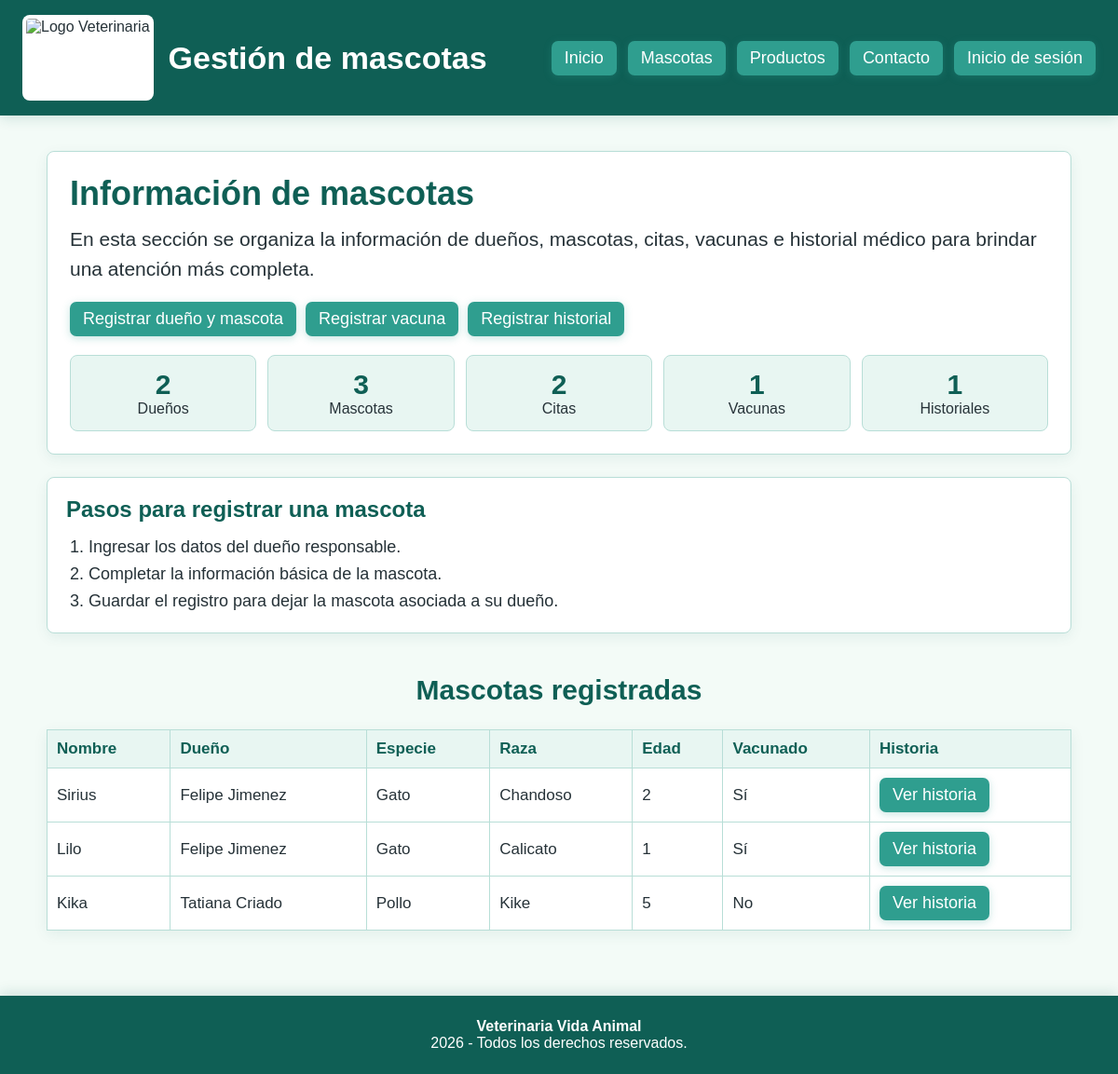
/pets/, run on the app's committed database.
### Aplicaciones/pets/models.py (models this page shows, shortened)
class Mascota(models.Model):
    dueño = models.ForeignKey(Dueño, on_delete=models.CASCADE, related_name='mascotas')
    nombre = models.CharField(max_length=100)
    especie = models.CharField(max_length=50)
    raza = models.CharField(max_length=50)
    edad = models.PositiveIntegerField()
    fecha_nacimiento = models.DateField(blank=True, null=True)
    peso = models.DecimalField(max_digits=5, decimal_places=2, blank=True, null=True)
    vacunado = models.BooleanField(default=False)

class Dueño(models.Model):
    nombre = models.CharField(max_length=100)
    telefono = models.CharField(max_length=20)
    direccion = models.CharField(max_length=200, blank=True, null=True)
    email = models.EmailField(blank=True, null=True)

### Aplicaciones/pets/views.py (the view)
# urls.py: path('', views.home_pets),
def home_pets(request):
    data = {
        'titlePage': 'Mascotas',
        'titulo': 'Gestión de mascotas',
        'total_duenos': models.Dueño.objects.count(),
        'total_mascotas': models.Mascota.objects.count(),
        'total_citas': veterinary_models.Cita.objects.count(),
        'total_vacunas': models.Vacuna.objects.count(),
        'total_historiales': models.HistorialMedico.objects.count(),
        'mascotas': models.Mascota.objects.select_related('dueño').all().order_by('-id')[:10],
    }
    return render(request, 'pets-home.html', data)

### Aplicaciones/pets/templates/pets-home.html (shortened to what this page needs)
<!DOCTYPE html>
<html lang="es">
<head>
</head>
<body>
    <header>
        <div class="header-content">
            <div class="brand">
                <img src="https://static.vecteezy.com/system/resources/thumbnails/006/470/430/small/modern-animal-pet-logo-template-free-vector.jpg" alt="Logo Veterinaria">
                <h1>{{ titulo }}</h1>
            </div>
            <nav>
                <a href="/"><button>Inicio</button></a>
                <a href="/pets/"><button>Mascotas</button></a>
                <a href="/inventario/"><button>Productos</button></a>
                <a href="/contacto/"><button>Contacto</button></a>
                <a href="/login/"><button>Inicio de sesión</button></a>
            </nav>
        </div>
    </header>
    <main>
        <section class="page-head">
            <h2>Información de mascotas</h2>
            <p>
                En esta sección se organiza la información de dueños, mascotas, citas, vacunas e historial médico para brindar una atención más completa.
            </p>
            <div class="actions">
                <a href="/pets/mascotas/crear/"><button>Registrar dueño y mascota</button></a>
                <a href="/pets/vacunas/crear/"><button>Registrar vacuna</button></a>
                <a href="/pets/historiales/crear/"><button>Registrar historial</button></a>
            </div>
            <div class="summary">
                <div class="summary-item">
                    <strong>{{ total_duenos }}</strong>
                    <span>Dueños</span>
                </div>
                <div class="summary-item">
                    <strong>{{ total_mascotas }}</strong>
                    <span>Mascotas</span>
                </div>
                <div class="summary-item">
                    <strong>{{ total_citas }}</strong>
                    <span>Citas</span>
                </div>
                <div class="summary-item">
                    <strong>{{ total_vacunas }}</strong>
                    <span>Vacunas</span>
                </div>
                <div class="summary-item">
                    <strong>{{ total_historiales }}</strong>
                    <span>Historiales</span>
                </div>
            </div>
        </section>
        <section class="workflow">
            <h3>Pasos para registrar una mascota</h3>
            <ol>
                <li>Ingresar los datos del dueño responsable.</li>
                <li>Completar la información básica de la mascota.</li>
                <li>Guardar el registro para dejar la mascota asociada a su dueño.</li>
            </ol>
        </section>
        <h2 class="section-title">Mascotas registradas</h2>
        {% if mascotas %}
            <table>
                <tr>
                    <th>Nombre</th>
                    <th>Dueño</th>
                    <th>Especie</th>
                    <th>Raza</th>
                    <th>Edad</th>
                    <th>Vacunado</th>
                    <th>Historia</th>
                </tr>
                {% for mascota in mascotas %}
                <tr>
                    <td>{{ mascota.nombre }}</td>
                    <td>{{ mascota.dueño.nombre }}</td>
                    <td>{{ mascota.especie }}</td>
                    <td>{{ mascota.raza }}</td>
                    <td>{{ mascota.edad }}</td>
                    <td>
                        {% if mascota.vacunado %}
                            Sí
                        {% else %}
                            No
                        {% endif %}
                    </td>
                    <td>
                        <a href="/pets/mascotas/{{ mascota.id }}/historia/"><button>Ver historia</button></a>
                    </td>
                </tr>
                {% endfor %}
            </table>
        {% else %}
            <section class="workflow">
                <h3>No hay mascotas registradas</h3>
                <p>Registra primero un dueño y luego crea la mascota asociada.</p>
            </section>
        {% endif %}
    </main>
    <footer>
        <strong>Veterinaria Vida Animal</strong>
        <div>2026 - Todos los derechos reservados.</div>
    </footer>
</body>
</html>

### Aplicaciones/pets/templates/pets-home.html (style rules this page uses)
body { margin: 0; font-family: Arial, sans-serif; background-color: #f3fbf7; color: #263238; text-align: center; }
header { background: #0f5f55; padding: 1rem 0; box-shadow: 0 2px 14px rgba(15,95,85,0.18); }
.header-content { max-width: 1200px; margin: 0 auto; display: flex; align-items: center; justify-content: space-between; padding: 0 24px; }
.brand { display: flex; align-items: center; gap: 16px; }
.brand img { height: 84px; border-radius: 8px; background-color: #ffffff; padding: 4px; }
h1 { margin: 0; font-size: 34px; color: #ffffff; }
nav { display: flex; gap: 12px; flex-wrap: wrap; justify-content: center; }
a { text-decoration: none; }
button { padding: 8px 14px; border-radius: 7px; border: none; background-color: #2f9e8f; color: white; font-size: 18px; cursor: pointer; box-shadow: 0 2px 8px rgba(47,158,143,0.28); }
main { max-width: 1100px; margin: 0 auto; padding: 38px 24px; }
.page-head { text-align: left; background: #ffffff; border: 1px solid #b8ded7; border-radius: 8px; padding: 24px; box-shadow: 0 4px 14px rgba(15,95,85,0.08); }
.page-head h2 { font-size: 36px; margin: 0 0 12px; color: #0f5f55; }
.page-head p { font-size: 21px; line-height: 1.5; margin: 0 0 18px; }
.summary { display: grid; grid-template-columns: repeat(5, 1fr); gap: 12px; margin-top: 20px; }
.summary-item { background: #e8f6f2; border: 1px solid #b8ded7; border-radius: 8px; padding: 14px; text-align: center; }
.summary-item strong { display: block; font-size: 30px; color: #0f5f55; }
.summary-item span { font-size: 16px; }
.actions { display: flex; gap: 10px; flex-wrap: wrap; margin-top: 20px; }
.section-title { margin-top: 44px; font-size: 30px; color: #0f5f55; }
.workflow { margin-top: 24px; background: #ffffff; border: 1px solid #b8ded7; border-radius: 8px; padding: 20px; text-align: left; box-shadow: 0 4px 14px rgba(15,95,85,0.08); }
.workflow h3 { margin: 0 0 12px; color: #0f5f55; font-size: 24px; }
.workflow ol { margin: 0; padding-left: 24px; font-size: 18px; line-height: 1.6; }
table { width: 100%; border-collapse: collapse; margin-top: 18px; background: #ffffff; box-shadow: 0 4px 14px rgba(15,95,85,0.08); }
th, td { border: 1px solid #b8ded7; padding: 10px; font-size: 17px; text-align: left; }
th { background: #e8f6f2; color: #0f5f55; }
footer { background: #0f5f55; color: #ffffff; padding: 1.5rem 0; margin-top: 2rem; box-shadow: 0 -2px 14px rgba(15,95,85,0.18); font-size: 16px; }

### data on the page
Mascota: nombre "Sirius", dueño.nombre "Felipe Jimenez", especie "Gato", raza "Chandoso", edad "2", vacunado "Sí"
Mascota: nombre "Lilo", dueño.nombre "Felipe Jimenez", especie "Gato", raza "Calicato", edad "1", vacunado "Sí"
Mascota: nombre "Kika", dueño.nombre "Tatiana Criado", especie "Pollo", raza "Kike", edad "5", vacunado "No"

### other printed values
{{ titulo }} "Gestión de mascotas"
{{ total_duenos }} "2"
{{ total_mascotas }} "3"
{{ total_citas }} "2"
{{ total_vacunas }} "1"
{{ total_historiales }} "1"
